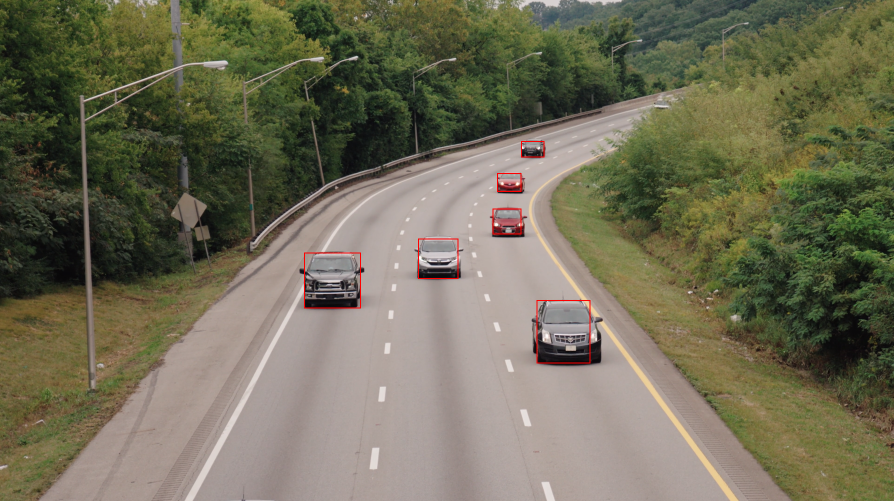
#> input picture HW-0/hw0_110705011_1.png, 1787 x 1002 px, given in place of video.mp4, which was not available (shown at 1/2 size)
$ python hw0_110705011_2.py
#> lines starting #> are read from the running program, lines starting #| are printed output that depends on the picture; pictures that were not available may be replaced by others from this repository, and a replacement may not be noted
import cv2
import numpy as np

video_capture = cv2.VideoCapture('video.mp4')

# 背景消除
fgbg = cv2.createBackgroundSubtractorMOG2(history=100, varThreshold=50, detectShadows=False)

while True:
    ret, frame = video_capture.read()
#> frame is the input picture: shape (1002, 1787, 3); mean B, G, R 87.3, 109.3, 112.5
    if not ret:
        break

    frame_resized = cv2.resize(frame, (0, 0), fx=0.2, fy=0.2)
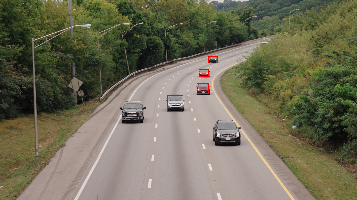
#> frame_resized: shape (200, 357, 3); mean B, G, R 87.2, 109.2, 112.4

    fgmask = fgbg.apply(frame_resized)
#> fgmask: shape (200, 357); every value is 255

    kernel = cv2.getStructuringElement(cv2.MORPH_ELLIPSE, (5, 5))
    fgmask = cv2.morphologyEx(fgmask, cv2.MORPH_OPEN, kernel)

    extracted_objects = cv2.bitwise_and(frame_resized, frame_resized, mask=fgmask)
    stacked_frames = np.hstack((frame_resized, cv2.cvtColor(fgmask, cv2.COLOR_GRAY2BGR), extracted_objects))
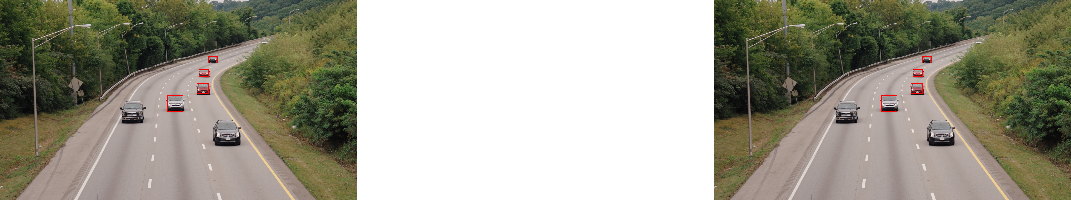
#> stacked_frames: shape (200, 1071, 3); mean B, G, R 143.1, 157.8, 159.9

    cv2.imshow('video', stacked_frames)

    if cv2.waitKey(1) & 0xFF == ord('q'):
#> (key q is pressed here)
        break

video_capture.release()
cv2.destroyAllWindows()

$ run again, on HW-0/hw0_110705011_2.png
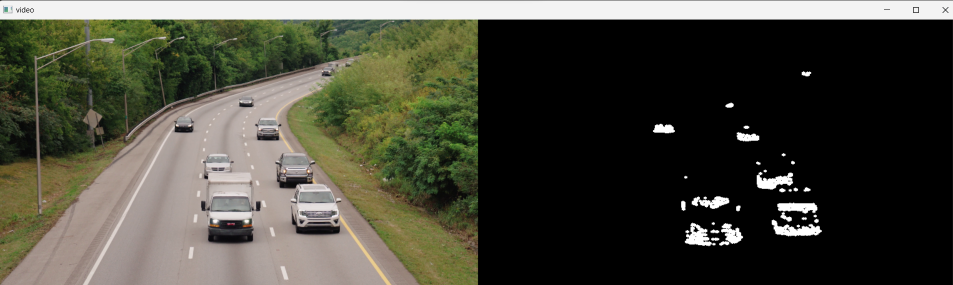
#> input picture HW-0/hw0_110705011_2.png, 1906 x 570 px, given in place of video.mp4, which was not available (shown at 1/2 size)
#> frame is the input picture: shape (570, 1906, 3); mean B, G, R 58.9, 70.8, 71.2
#> `frame_resized = cv2.resize(frame, (0, 0), fx=0.2, fy=0.2)`:
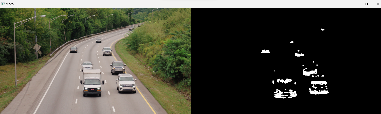
#> frame_resized: shape (114, 381, 3); mean B, G, R 59.6, 71.5, 71.8
#> fgmask: shape (114, 381); every value is 255
#> `stacked_frames = np.hstack((frame_resized, cv2.cvtColor(fgmask, cv2.CO..`:
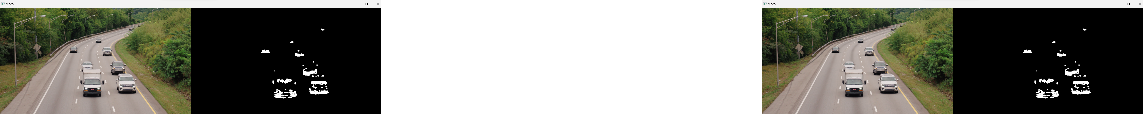
#> stacked_frames: shape (114, 1143, 3); mean B, G, R 124.7, 132.6, 132.9
